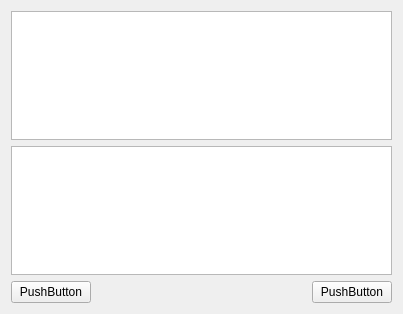
<?xml version="1.0" encoding="UTF-8"?>
<ui version="4.0">
 <class>TcpWidget</class>
 <widget class="QWidget" name="TcpWidget">
  <property name="geometry">
   <rect>
    <x>0</x>
    <y>0</y>
    <width>403</width>
    <height>314</height>
   </rect>
  </property>
  <property name="windowTitle">
   <string>TcpWidget</string>
  </property>
  <layout class="QGridLayout" name="gridLayout">
   <item row="0" column="0" colspan="3">
    <widget class="QTextEdit" name="ReadMsg"/>
   </item>
   <item row="1" column="0" colspan="3">
    <widget class="QTextEdit" name="SendMsg"/>
   </item>
   <item row="2" column="0">
    <widget class="QPushButton" name="btnSend">
     <property name="text">
      <string>PushButton</string>
     </property>
    </widget>
   </item>
   <item row="2" column="1">
    <spacer name="horizontalSpacer">
     <property name="orientation">
      <enum>Qt::Horizontal</enum>
     </property>
     <property name="sizeHint" stdset="0">
      <size>
       <width>312</width>
       <height>20</height>
      </size>
     </property>
    </spacer>
   </item>
   <item row="2" column="2">
    <widget class="QPushButton" name="btnDisconnect">
     <property name="text">
      <string>PushButton</string>
     </property>
    </widget>
   </item>
  </layout>
 </widget>
 <layoutdefault spacing="6" margin="11"/>
 <resources/>
 <connections/>
</ui>
